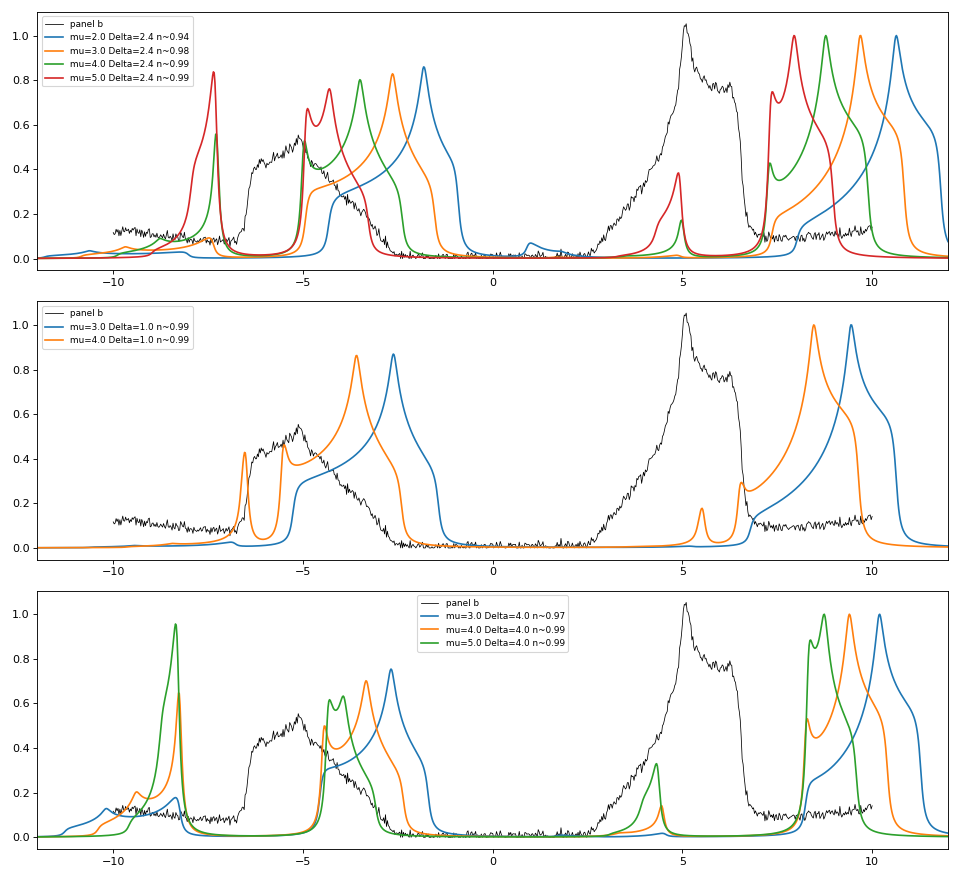

Here is the Python script that generated this plot:
import numpy as np
from fitlib import *
import matplotlib; matplotlib.use('Agg'); import matplotlib.pyplot as plt
t,tp,U=0.99,0.195,12.0
eps=band(t,tp)
def nambu_dos(mu,Delta,grid,eta=0.08,sub=4):
    e=eps[::sub,::sub].ravel()
    w=grid[:,None]+1j*eta
    # atomic-frame self energy Sigma_at(k,E)=U/2+(U^2-e^2)/(4(E-U/2)); E=w+mu for particle, mu-w for hole
    Sp=U/2+(U**2-e**2)/(4*(w+mu-U/2))
    Sh=U/2+(U**2-e**2)/(4*(np.conj(-w)+mu-U/2))   # Sigma_at(k, mu - w*)  (retarded hole part)
    Sh=np.conj(Sh)  # -> proper analytic structure: [Sigma(-w*)]^*
    a=w+mu-e-Sp            # particle diagonal
    d=w-mu+e+Sh            # hole diagonal
    det=a*d-Delta**2
    G11=d/det
    A=-G11.imag/np.pi
    return A.mean(axis=1)
grid=np.linspace(-12,12,1201)
s=STS[1]; V=np.array(s['bias']); g=np.array(s['dI_dV'])
fig,axs=plt.subplots(3,1,figsize=(12,11))
for ax,mu_list,Delta in [(axs[0],[2.0,3.0,4.0,5.0],2.4),(axs[1],[3.0,4.0],1.0),(axs[2],[3.0,4.0,5.0],4.0)]:
    ax.plot(V,g,'k',lw=0.7,label='panel b')
    for mu in mu_list:
        rho=nambu_dos(mu,Delta,grid)
        # filling: integrate occupied part
        n=2*np.trapz(rho[grid<0],grid[grid<0])
        ax.plot(grid,rho/rho.max(),label=f'mu={mu} Delta={Delta} n~{n:.2f}')
    ax.set_xlim(-12,12); ax.legend(fontsize=8)
plt.tight_layout(); plt.savefig('mott_bcs.png',dpi=80)
